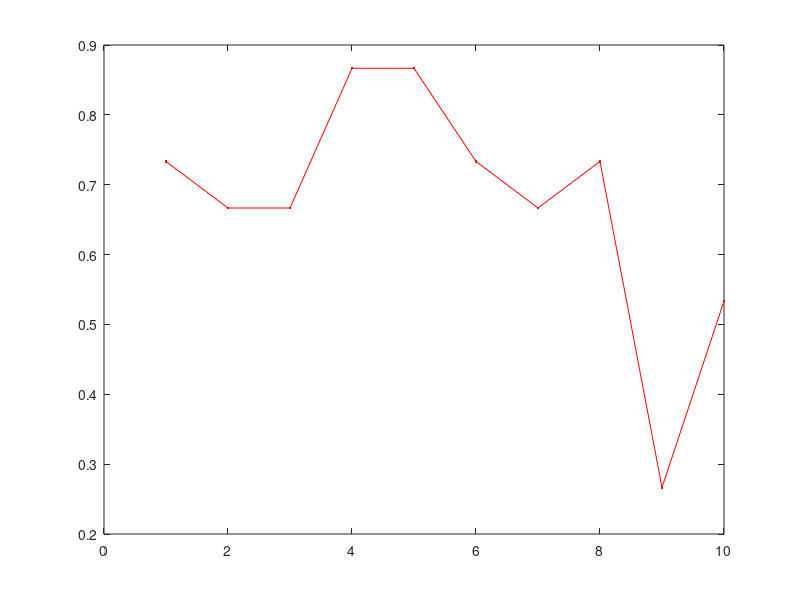

MATLAB code for this plot:
%Problem 9: micro-SAT computations%


RT = zeros(1,150);
Thresholds = zeros(1,150);

for t = 1:150 %150 walks
    walk = 0; %walk begins at 0
    time = 0; %init time variable
    
    while -1 < walk %until walk crosses -1
       
        if walk >= 1 %or crosses 1
            Thresholds(t) = 1; %assign 1 as the result
            RT(t) = time; %record RT of crossing 1
            break
        end
        
        walk = walk + 0.01 + normrnd(0,0.25); %increment walk
        time = time + 1; %increment time
    end
    
    RT(t) = time; %record RT of crossing -1
    if Thresholds(t) ~= 1 %if the walk crossed -1
        Thresholds(t) = -1; %assign -1 as the result
    end
end


[sorted_rt, index] = sort (RT); %sort the RT times
sorted_Thresholds = zeros(1,150); %init list of thresholds

for i = 1:150 %populate sorted thresholds
    sorted_Thresholds(i) = Thresholds(index(i));
end

xlim([0, 9]);
prop_pos = zeros(1,10);
prop_neg = zeros(1,10);

for i = 0:9 %window counter
    pos = 0;
    neg = 0;
    for a = 1:15 %index within window
        if sorted_Thresholds(i * 15 + a) == 1
            pos = pos + 1;
        else
            neg = neg + 1;
        end
        total = pos + neg; 
    end
    prop_pos(i+1) = pos / total;
    prop_neg (i+1) = neg / total;
end

plot(prop_pos, 'r.-') % plot proportion of 1s

neg_One_Cross = 0;
num_Neg_Crosses = 0;
One_Cross = 0;
num_Crosses = 0;

for i = 1:150 %average RT for 1/-1 trials
    if sorted_Thresholds(i) == 1
        One_Cross = One_Cross + sorted_rt(i);
        num_Crosses = num_Crosses + 1;
    else
        neg_One_Cross = neg_One_Cross + sorted_rt(i);
        num_Neg_Crosses = num_Neg_Crosses + 1;
    end
end

avg_One_Cross = One_Cross / num_Crosses;
avg_One_Neg_Cross = neg_One_Cross / num_Neg_Crosses;
disp(avg_One_Cross)
disp(avg_One_Neg_Cross)